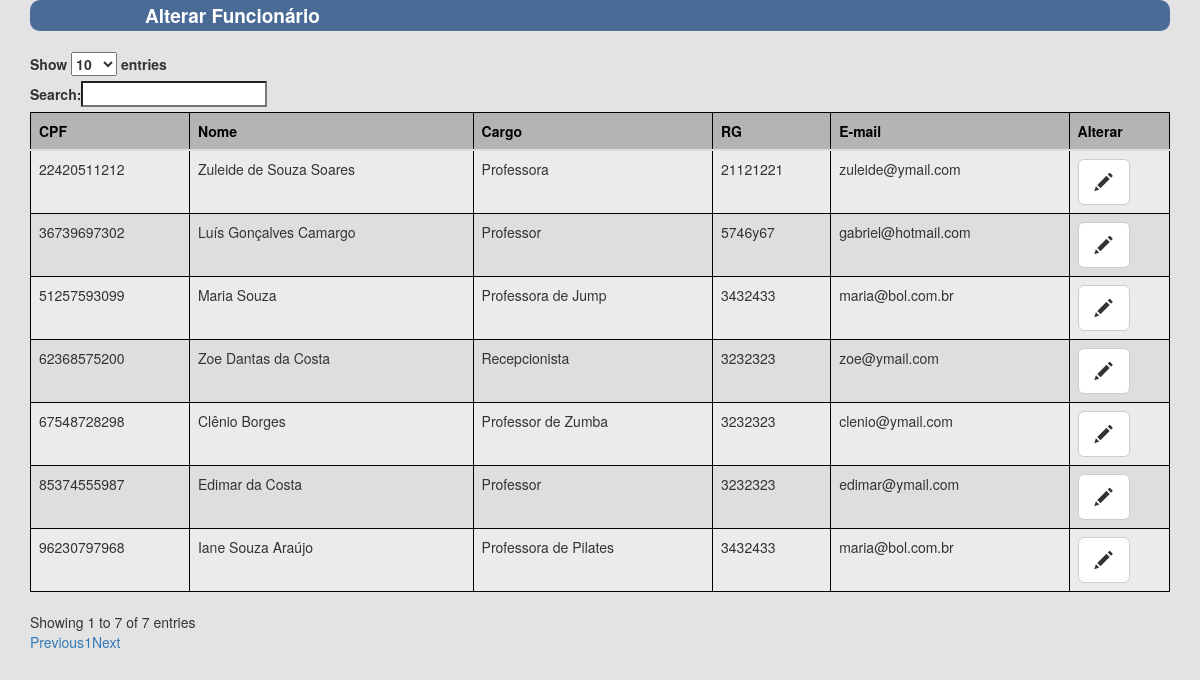
Page /fitnesslife/funcionario/alterar.php on the committed database.
### tables this page shows
CREATE TABLE `tb_funcionario` (
  `id_pessoa_cpf` varchar(11) NOT NULL,
  `cargo` varchar(30) NOT NULL
);

CREATE TABLE `tb_pessoa` (
  `cpf` varchar(11) NOT NULL,
  `nome` varchar(15) NOT NULL,
  `sobrenome` varchar(45) NOT NULL,
  `sexo` tinyint(1) NOT NULL,
  `data_nascimento` date NOT NULL,
  `endereco` varchar(80) NOT NULL,
  `uf` varchar(2) NOT NULL,
  `cidade` varchar(15) NOT NULL,
  `bairro` varchar(25) NOT NULL,
  `rg` varchar(20) NOT NULL,
  `telefone_residencial` varchar(18) NOT NULL,
  `telefone_celular` varchar(18) NOT NULL,
  `email` varchar(100) NOT NULL
);

### fitnesslife/dao/funcionariodao.php (called while the page is built, shortened)
<?php
include_once dirname(__FILE__) . DIRECTORY_SEPARATOR . '../classes/pessoa.php';
class FuncionarioDao extends Dao {
    function listar() {
        $pdo = Dao::getInstance();
        $sql = "SELECT p.cpf, p.nome, p.sobrenome, p.sexo, p.data_nascimento, p.rg, p.telefone_residencial, p.telefone_celular,p.endereco,p.uf, p.cidade, p.bairro, p.email, f.cargo FROM tb_pessoa p INNER JOIN tb_funcionario f ON p.cpf = f.id_pessoa_cpf ORDER BY p.nome ASC";
        $result = $pdo->prepare($sql);
        $result->execute();
        $funcionarios = array();
        foreach ($result->fetchAll() as $linhaConsulta) {
            $pessoa = new Pessoa();
            $pessoa->setCpf($linhaConsulta[0]);
            $pessoa->setNome($linhaConsulta[1] . " " . $linhaConsulta[2]);
            $pessoa->setSexo($linhaConsulta[3]);
            $pessoa->setDataNascimento(date_format(date_create($linhaConsulta[4]), 'd/m/Y'));
            $pessoa->setRg($linhaConsulta[5]);
            $pessoa->setTelefoneResidencial($linhaConsulta[6] . " / " . $linhaConsulta[7]);
            $pessoa->setEndereco($linhaConsulta[8]);
            $pessoa->setUf($linhaConsulta[9]);
            $pessoa->setCidade($linhaConsulta[10]);
            $pessoa->setBairro($linhaConsulta[11]);
            $pessoa->setEmail($linhaConsulta[12]);
            $pessoa->setCargo_Funcionario($linhaConsulta[13]);
            $funcionarios[] = $pessoa;
        }
        return $funcionarios;
    }
}

### fitnesslife/classes/pessoa.php (called while the page is built, shortened)
<?php
class Pessoa {
    private $nome;
    private $cpf;
    private $rg;
    private $email;
    private $cargo_Funcionario;
    function getNome() {
        return $this->nome;
    }
    function getCpf() {
        return $this->cpf;
    }
    function getRg() {
        return $this->rg;
    }
    function getEmail() {
        return $this->email;
    }
    function setNome($nome) {
        $this->nome = $nome;
    }
    function setCpf($cpf) {
        $this->cpf = $cpf;
    }
    function setRg($rg) {
        $this->rg = $rg;
    }
    function setEmail($email) {
        $this->email = $email;
    }
    function getCargo_Funcionario() {
        return $this->cargo_Funcionario;
    }
    function setCargo_Funcionario($cargo_Funcionario) {
        $this->cargo_Funcionario = $cargo_Funcionario;
    }
}
?>

### fitnesslife/funcionario/alterar.php (the view, shortened to what this page needs)
<!DOCTYPE html>
<html>
    <head>
        <link rel="stylesheet" type="text/css" href="//cdn.datatables.net/plug-ins/1.10.7/integration/bootstrap/3/dataTables.bootstrap.css">
        <link rel="stylesheet" type="text/css" href="//maxcdn.bootstrapcdn.com/bootstrap/3.3.2/css/bootstrap.min.css">
    </head>
    <body>
        <div class="container">
            <legend> Alterar Funcionário </legend>
            <div class="table-responsive">
                <table id="tabFuncionarioAlter" class="table table-hover">
                    <thead>
                        <tr>
                            <th>CPF</th>
                            <th>Nome</th>
                            <th>Cargo</th>
                            <th>RG</th>
                            <th>E-mail</th>
                            <th>Alterar</th>
                        </tr>
                    </thead>
                    <tbody>
                        <?php
                        include_once dirname(__FILE__) . DIRECTORY_SEPARATOR . '../dao/funcionariodao.php';
                        $funcionarioDao = new FuncionarioDao();
                        $funcionarios = $funcionarioDao->listar();
                        foreach ($funcionarios as $pessoa) {
                            ?>
                            <tr>
                                <td><?php echo $pessoa->getCpf(); ?></td>
                                <td><?php echo $pessoa->getNome(); ?></td>
                                <td><?php echo $pessoa->getCargo_Funcionario(); ?></td>
                                <td><?php echo $pessoa->getRg(); ?></td>
                                <td><?php echo $pessoa->getEmail(); ?></td>
                                <td> <a href="alterarfuncionario.php?idfuncionario=<?php echo $pessoa->getCpf(); ?>">
                                        <button type="button" class="btn btn-default btn-lg">
                                            <span class="glyphicon glyphicon-pencil" aria-hidden="true"></span>
                                        </button>
                                    </a>
                                </td>
                            </tr>
                            <?php
                        }
                        ?>
                    </tbody>
                </table>
            </div>
        </div>
    </body>
</html>

### fitnesslife/funcionario/alterar.php (style rules this page uses)
body { background-color: #E3E3E3; }
legend { background : #496B96 ; color : #fff ; padding : 2px 115px ; font-size : 19px ; border-radius : 10px ; font-weight: bold; }
table, th, td { border: 1px solid black; border-collapse: collapse; }
th, td { padding: 5px; text-align: left; }
table tr:nth-child(even) { background-color: #DEDEE0; }
table tr:nth-child(odd) { background-color:#EBEBEC; }
table th { background-color: #B4B4B5; color: #000000; }

### rows in the picture
tb_funcionario: id_pessoa_cpf.cpf "67548728298", Nome "Clênio Borges", cargo "Professor de Zumba", id_pessoa_cpf.rg "3232323", id_pessoa_cpf.email "clenio@ymail.com"
tb_funcionario: id_pessoa_cpf.cpf "85374555987", Nome "Edimar da Costa", cargo "Professor", id_pessoa_cpf.rg "3232323", id_pessoa_cpf.email "edimar@ymail.com"
tb_funcionario: id_pessoa_cpf.cpf "96230797968", Nome "Iane Souza Araújo", cargo "Professora de Pilates", id_pessoa_cpf.rg "3432433", id_pessoa_cpf.email "maria@bol.com.br"
tb_funcionario: id_pessoa_cpf.cpf "36739697302", Nome "Luís Gonçalves Camargo", cargo "Professor", id_pessoa_cpf.rg "5746y67", id_pessoa_cpf.email "gabriel@hotmail.com"
tb_funcionario: id_pessoa_cpf.cpf "51257593099", Nome "Maria Souza", cargo "Professora de Jump", id_pessoa_cpf.rg "3432433", id_pessoa_cpf.email "maria@bol.com.br"
tb_funcionario: id_pessoa_cpf.cpf "62368575200", Nome "Zoe Dantas da Costa", cargo "Recepcionista", id_pessoa_cpf.rg "3232323", id_pessoa_cpf.email "zoe@ymail.com"
tb_funcionario: id_pessoa_cpf.cpf "22420511212", Nome "Zuleide de Souza Soares", cargo "Professora", id_pessoa_cpf.rg "21121221", id_pessoa_cpf.email "zuleide@ymail.com"
